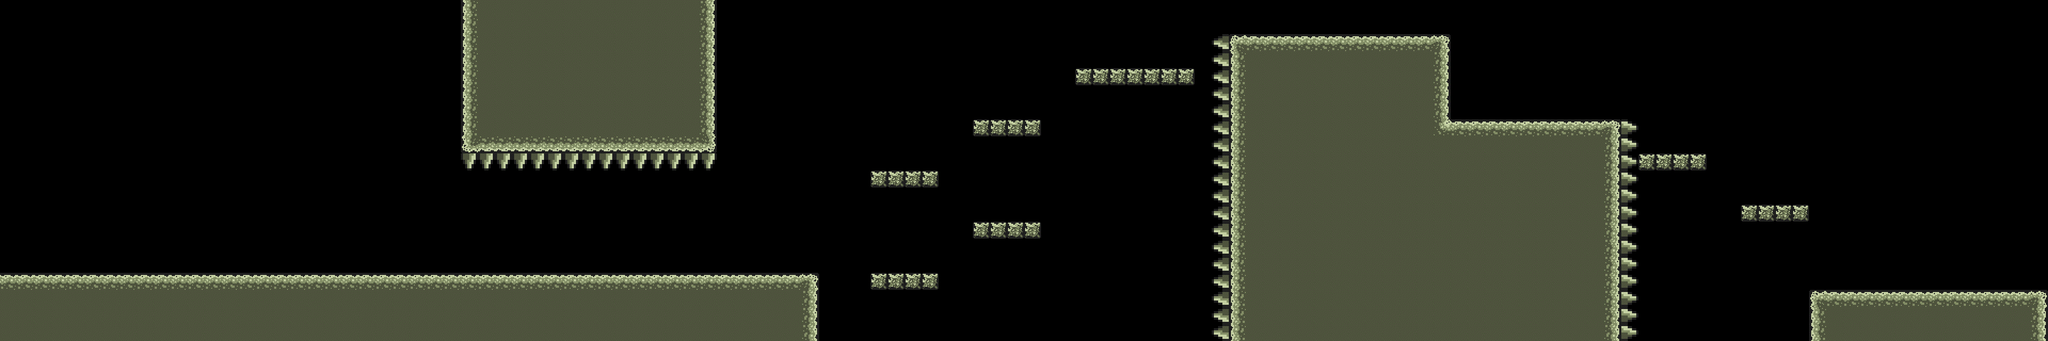

This game map was drawn from its Tiled (.tmx) file and the tilesets committed beside it. A one-line description and the trimmed map source follow:
An orthogonal 120x20 tile map with 32x32 px tiles, 3 tile layers (tileLayer, hazardLayer, elementLayer) and 32 objects (20x coin, 6x walker, 2x block2, player, exit, ...).

<map version="1.2" tiledversion="1.2.4" orientation="orthogonal" renderorder="right-down" width="120" height="20" tilewidth="32" tileheight="32" infinite="0" nextlayerid="5" nextobjectid="118">
 <tileset firstgid="1" name="world1" tilewidth="32" tileheight="32" spacing="8" margin="4" tilecount="47" columns="47">
  <image source="world1.png" width="1880" height="40" />
 </tileset>
 <layer id="1" name="tileLayer" width="120" height="20">
  <data>[2400 cells, 764 non-empty, 11 distinct tile ids]</data>
 </layer>
 <objectgroup id="2" name="gameObjects">
  <object id="1" name="player" x="64" y="448" width="32" height="64" />
  <object id="53" name="exit" x="3776" y="448" width="64" height="96" />
  <object id="67" name="knight" x="704" y="448" width="32" height="64" />
  <object id="68" name="jumper" x="1440" y="448" width="32" height="64" />
  <object id="89" name="walker" x="1888" y="352" width="32" height="64" />
  <object id="90" name="walker" x="2944" y="160" width="32" height="64" />
  <object id="91" name="walker" x="3328" y="320" width="32" height="64" />
  <object id="93" name="walker" x="1024" y="448" width="32" height="64" />
  <object id="94" name="walker" x="2592" y="0" width="32" height="64" />
  <object id="95" name="coin" x="2880" y="160" width="32" height="32" />
  <object id="96" name="coin" x="2816" y="160" width="32" height="32" />
  <object id="97" name="coin" x="2752" y="160" width="32" height="32" />
  <object id="98" name="coin" x="2048" y="64" width="32" height="32" />
  <object id="99" name="coin" x="2112" y="64" width="32" height="32" />
  <object id="100" name="coin" x="2176" y="64" width="32" height="32" />
  <object id="101" name="coin" x="1888" y="160" width="32" height="32" />
  <object id="102" name="coin" x="1824" y="320" width="32" height="32" />
  <object id="103" name="coin" x="1760" y="192" width="32" height="32" />
  <object id="104" name="coin" x="1760" y="256" width="32" height="32" />
  <object id="105" name="coin" x="1824" y="160" width="32" height="32" />
  <object id="106" name="coin" x="1760" y="384" width="32" height="32" />
  <object id="107" name="coin" x="1696" y="448" width="32" height="32" />
  <object id="108" name="coin" x="1632" y="448" width="32" height="32" />
  <object id="109" name="coin" x="3072" y="192" width="32" height="32" />
  <object id="110" name="coin" x="3136" y="192" width="32" height="32" />
  <object id="111" name="coin" x="3264" y="288" width="32" height="32" />
  <object id="112" name="coin" x="3328" y="288" width="32" height="32" />
  <object id="113" name="walker" x="3584" y="480" width="32" height="64" />
  <object id="114" name="block2" x="1248" y="320" width="32" height="64" />
  <object id="115" name="block2" x="960" y="416" width="32" height="64" />
  <object id="116" name="coin" x="3456" y="480" width="32" height="32" />
  <object id="117" name="coin" x="3520" y="480" width="32" height="32" />
 </objectgroup>
 <layer id="3" name="hazardLayer" width="120" height="20">
  <data>[2400 cells, 46 non-empty, 3 distinct tile ids]</data>
 </layer>
 <layer id="4" name="elementLayer" width="120" height="20">
  <data>[2400 cells, 0 non-empty, 0 distinct tile ids]</data>
 </layer>
</map>
